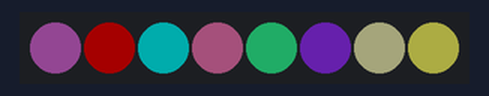
This sketch was run on a simulated Arduino Uno, built with avr-gcc and run on an emulated ATmega328P. Shown: 8 RGB LEDs in strip order, left to right. Dim RGB values are drawn brighter than linear; random numbers use the default seed unless the sketch sets one.

Above: at 0.15 s.
At 5.0 s:
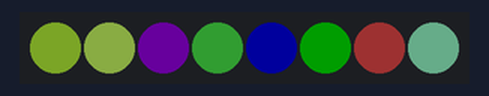
At 9.84 s:
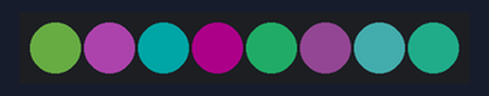
At 19.84 s:
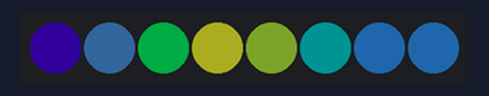
At 29.84 s:
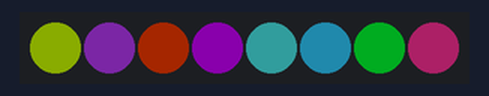
At 39.83 s:
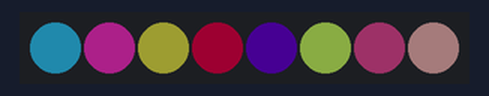
Timing chart, 0 to 40.0 s (numbered marks = the images above):
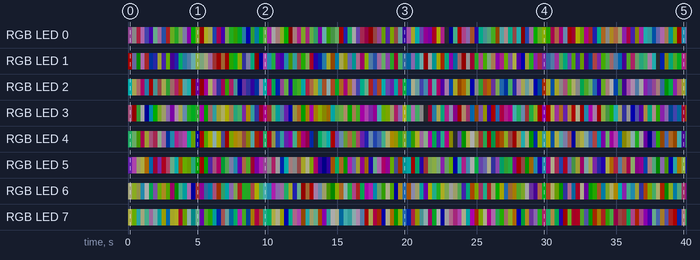

The sketch:

NeoPixels.ino
```cpp
// Random NeoPixel example for Arduino MKR1010
#include <Adafruit_NeoPixel.h>

#define NEOPIXEL_PIN 6
#define NUMPIXELS 8

int red = 0;
int green = 0;
int blue = 0;

// Adafruit_NeoPixel(NUMPIXELS, PIN, NEO_GRB + NEO_KHZ800)
Adafruit_NeoPixel pixels = Adafruit_NeoPixel(NUMPIXELS, NEOPIXEL_PIN, NEO_GRB + NEO_KHZ800);

void setup() {
  Serial.begin(115200);
  pixels.begin();           // initialize
  pixels.show();            // turn off all pixels
  pixels.setBrightness(50); // 0-255
  randomSeed(analogRead(A0)); // seed randomness, A0 floating is ok
}

void loop() {
  for (int i = 0; i < NUMPIXELS; i++) {
    red = random(0, 6) * 50;    // 0,50,100,150,200,250
    green = random(0, 6) * 50;
    blue = random(0, 6) * 50;
    pixels.setPixelColor(i, red, green, blue);
  }
  pixels.show();
  delay(300);
}
```

Measured:
- by itself, RGB LED 0: off → RGB(19, 9, 19) at 0.00 s, → RGB(9, 9, 9) 0.30 s later, → RGB(49, 9, 19) 0.30 s later, → RGB(49, 29, 49) 0.30 s later, … (133 changes in this stretch)
- by itself, RGB LED 1: off → RGB(39, 0, 0) at 0.00 s, → RGB(19, 19, 29) 0.30 s later, → RGB(0, 9, 0) 0.30 s later, → RGB(49, 29, 49) 0.30 s later, … (133 changes in this stretch)
